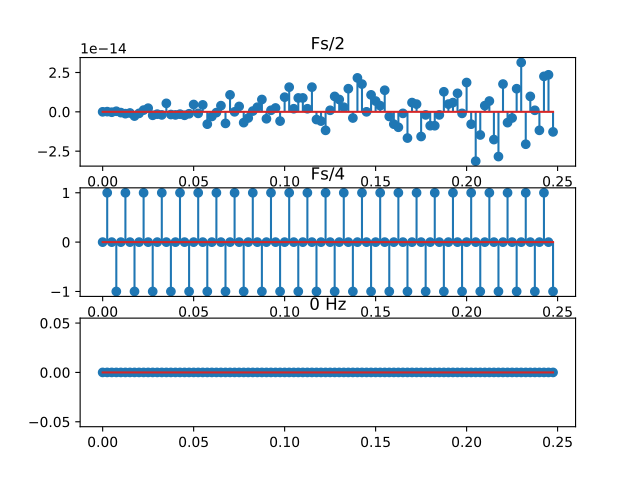

Write Python code to recreate this figure.
import numpy as np
import matplotlib.pyplot as plt


Fs = 400 #frecv esantionare
n = 100 # nr esantioane

t = np.arange(n) / Fs
# a)

f_a = Fs/2
x_a = np.sin(2*np.pi*f_a*t)
# cum 2*pi*Fs/2*t = pi*n => sin(pi*n) = 0 pt n orice intreg => semnalul este 0, dar nu este plotat corect datorita erorilor de calcul ale python.

# b)
f_b = Fs/4
x_b = np.sin(2*np.pi*f_b*t)
# unda sinusoidala

# c)
f_c = 0
x_c = np.sin(2*np.pi*f_c*t)
# semnal constant = 0

fig, axs = plt.subplots(3)
axs[0].set_title('Fs/2')
axs[0].stem(t, x_a)
axs[1].set_title('Fs/4')
axs[1].stem(t, x_b)
axs[2].set_title('0 Hz')
axs[2].stem(t, x_c)
plt.show()
